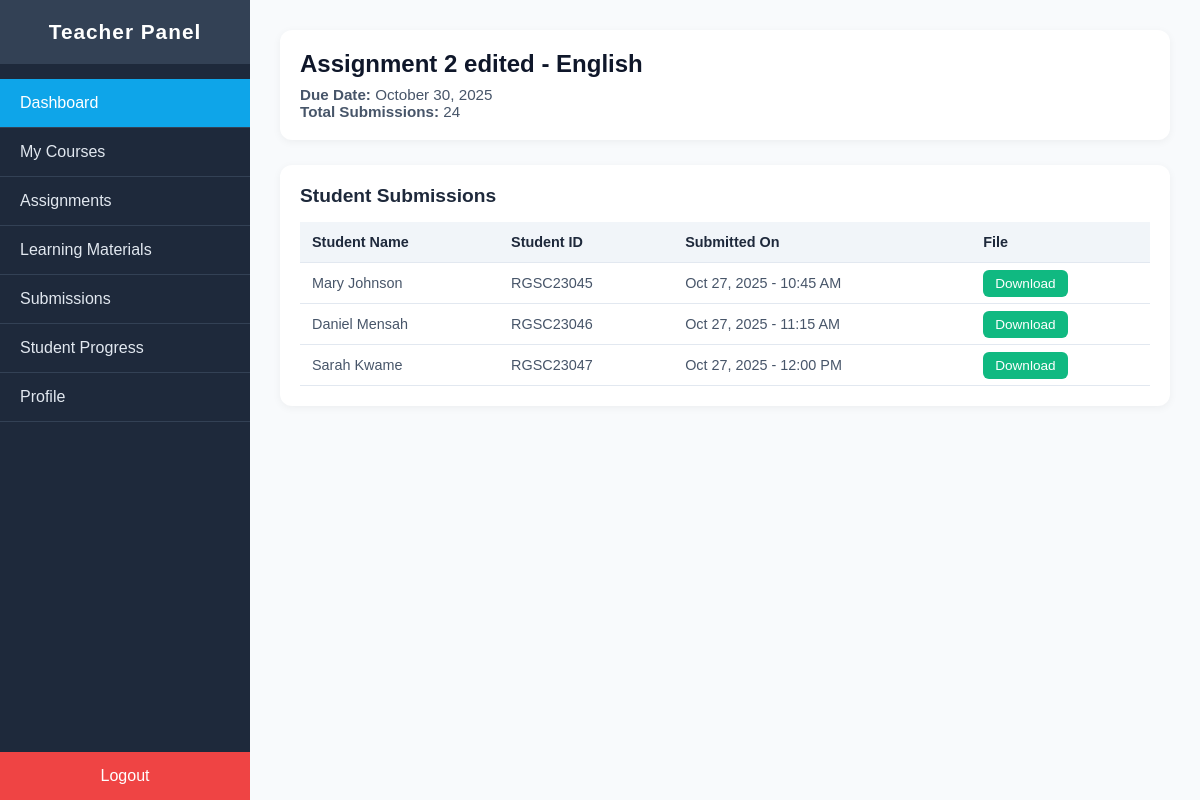
Before: /dashboard/teacher/assignments/assignment-2 with the older database file.
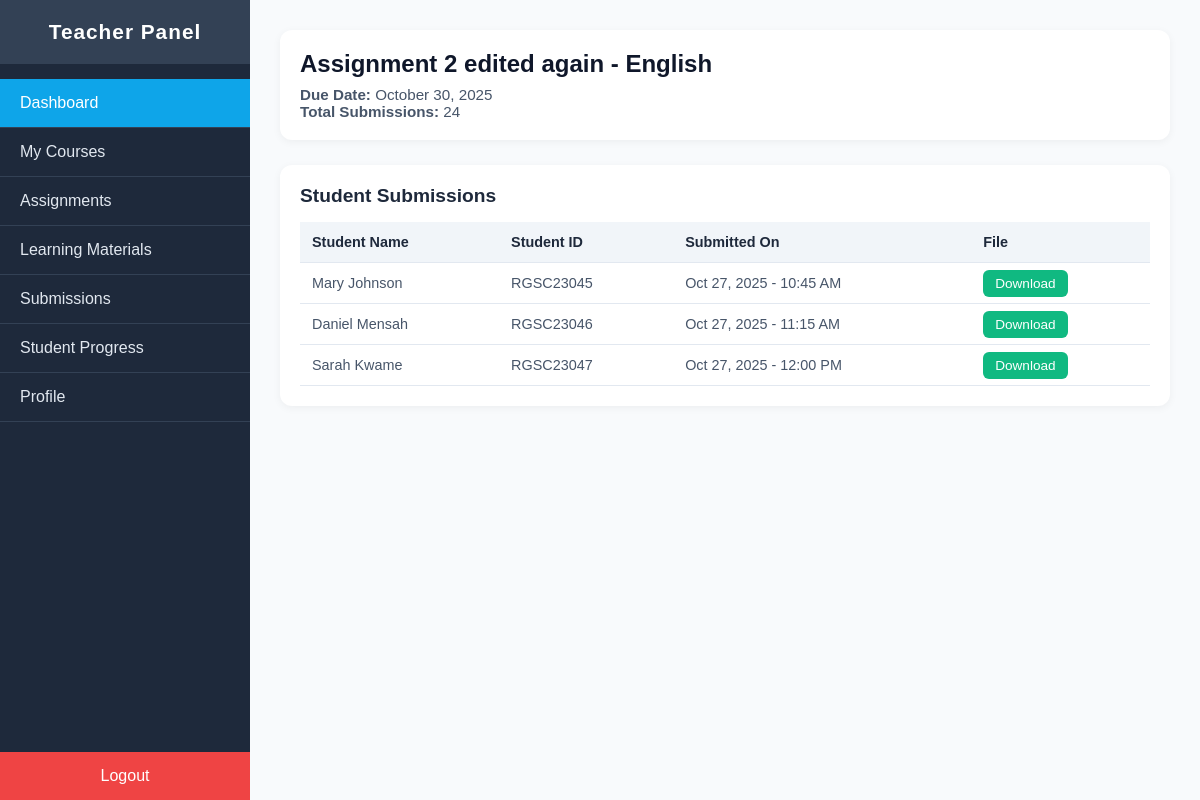
After: the same page with the newer database file.
### main/models.py (models this page shows, shortened)
class Assignment(models.Model):
    slug = models.SlugField(unique=True,blank=True)
    created_by = models.ForeignKey(
        settings.AUTH_USER_MODEL,
        on_delete=models.CASCADE,
        related_name="assignments_created"
    )
    title = models.CharField(blank=True,max_length=100,unique=True)
    description = models.TextField(blank=True,null=True)
    course = models.ForeignKey(
        Course,
        on_delete=models.CASCADE,
        related_name="assignments"
    )
    material = models.FileField(upload_to="assignments/",validators=[exts_validator],unique=True)
    due_date = models.DateTimeField(null=True, blank=True)
    created_at = models.DateTimeField(auto_now_add=True)
    updated_at = models.DateTimeField(auto_now=True)
    def __str__(self):
        return self.title

class Course(models.Model):
    slug = models.SlugField(unique=True,blank=True,max_length=100)
    name = models.CharField(blank=True,unique=True,max_length=100)
    teacher = models.ForeignKey(
        settings.AUTH_USER_MODEL,
        blank=True,
        on_delete=models.SET_NULL,
        related_name="courses_assigned",
        null=True
        )
    students = models.ManyToManyField(
        settings.AUTH_USER_MODEL,
        blank=True,
        related_name="courses_enrolled",
        null=True
        )
    created_by = models.ForeignKey(
        settings.AUTH_USER_MODEL,
        blank=True,
        null=True,
        on_delete=models.SET_NULL,
        related_name="courses_created",
        default="3"
        )
    department = models.ForeignKey(
        Department,
        blank=True,
        null=True,
        on_delete=models.SET_NULL,
        related_name="courses"
        )
    created_at = models.DateTimeField(auto_now_add=True)
    updated_at = models.DateTimeField(auto_now=True)

### main/views.py (the view)
# urls.py: path("teacher/assignments/<slug:slug>",views.teacher_assignment_detail,name = "teacher_assignment_detail"),
def teacher_assignment_detail(request,slug):
    assignment = Assignment.objects.get(slug = slug)
    context = {
        "assignment":assignment
    }
    return render(request,"main/teacher_assignment_details.html",context)

### main/context_processors.py (called while the page is built)
def total_values(request):
    total_users = User.objects.all().count()
    total_teachers = User.objects.filter(role = "teacher").count()
    total_students = User.objects.filter(role = "student").count()
    total_departments = Department.objects.all().count()
    total_courses = Course.objects.all().count()
    context = {
        "total_students":total_students,
        "total_teachers":total_teachers,
        "total_courses":total_courses,
        "total_departments":total_departments,
    }
    return context

### main/templates/main/teacher_assignment_details.html
{% extends 'teacher_base.html' %}
{% load static %}
{% block extra_styles %}<link rel="stylesheet" href="{% static 'main/css/teacher_assignment_details.css' %}">
{% endblock extra_styles %}
{% block body %}
  <main class="main-content">
    <div class="assignment-info">
      <h1>{{assignment}} - {{assignment.course.name}} </h1>
      <p><strong>Due Date:</strong> October 30, 2025</p>
      <p><strong>Total Submissions:</strong> 24</p>
    </div>
    <div class="submissions-table">
      <h2>Student Submissions</h2>
      <table>
        <thead>
          <tr>
            <th>Student Name</th>
            <th>Student ID</th>
            <th>Submitted On</th>
            <th>File</th>
          </tr>
        </thead>
        <tbody>
          <tr>
            <td>Mary Johnson</td>
            <td>RGSC23045</td>
            <td>Oct 27, 2025 - 10:45 AM</td>
            <td><a href="/media/submissions/mary_linear.pdf" class="btn btn-download">Download</a></td>
          </tr>
          <tr>
            <td>Daniel Mensah</td>
            <td>RGSC23046</td>
            <td>Oct 27, 2025 - 11:15 AM</td>
            <td><a href="/media/submissions/daniel_linear.pdf" class="btn btn-download">Download</a></td>
          </tr>
          <tr>
            <td>Sarah Kwame</td>
            <td>RGSC23047</td>
            <td>Oct 27, 2025 - 12:00 PM</td>
            <td><a href="/media/submissions/sarah_linear.pdf" class="btn btn-download">Download</a></td>
          </tr>
        </tbody>
      </table>
    </div>
  </main>
{% endblock body %}

Changed rows visible on the page:
changed Assignment "English": title "Assignment 2 edited" → "Assignment 2 edited again"
